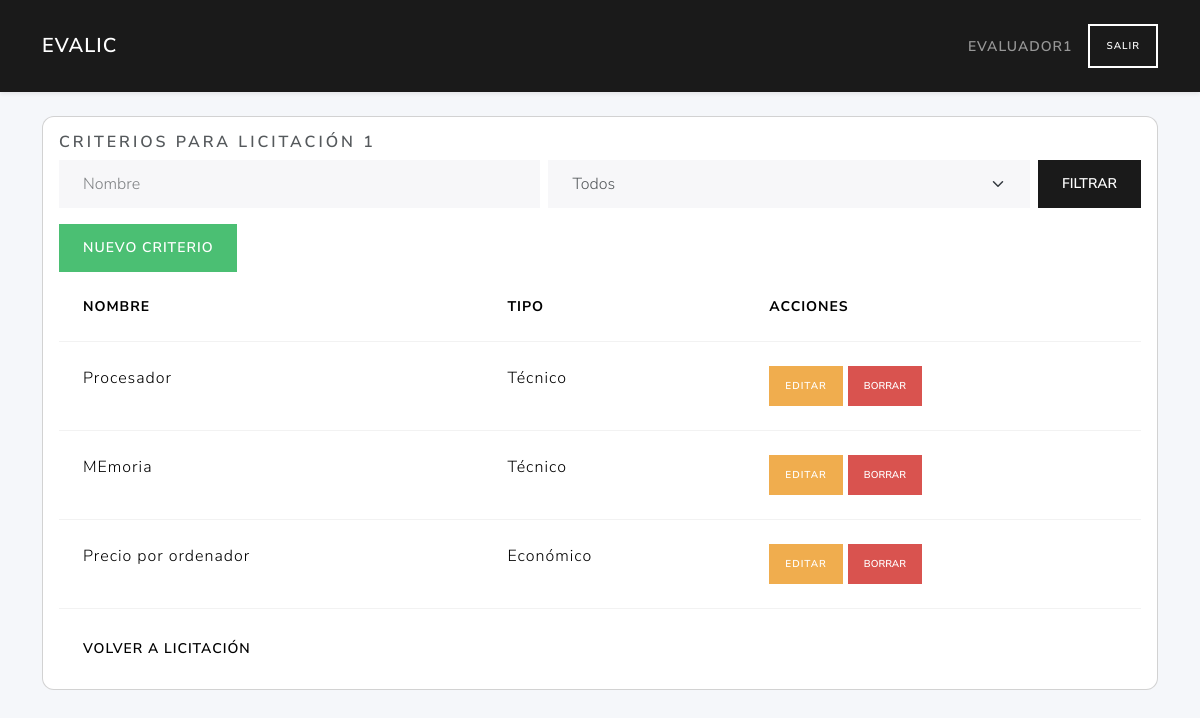
The page /criterios/1 (signed in) on the database its author committed.
### tables this page shows
CREATE TABLE criterios (
        id  INTEGER PRIMARY KEY AUTOINCREMENT,
        NombreCriterio TEXT NOT NULL,
        descripcion TEXT,
        peso INTEGER,
        PrecioBase INTEGER,             
        tipocriterio_id INTEGER NOT NULL,
        licitacion_id INTEGER NOT NULL,
        formula_id INTEGER,                          
        FOREIGN KEY (tipocriterio_id) REFERENCES tipo_criterios(id)
        FOREIGN KEY (licitacion_id) REFERENCES licitaciones(id)
        FOREIGN KEY (formula_id) REFERENCES formulas(id)                                                             
    );

CREATE TABLE tipo_criterios (
        id INTEGER PRIMARY KEY AUTOINCREMENT,
        TipoCriterio TEXT NOT NULL UNIQUE CHECK(TipoCriterio IN ('Técnico','Económico'))
    );

### routes/criterios_routes.py (the view)
@criterios_bp.route('/<int:lic_id>')
def index(lic_id):
    if 'user_id' not in session:
        return redirect(url_for('auth.login'))
    db = get_db(current_app)
    items = listar(db, lic_id)
    filtro_nombre = request.args.get('filtro_nombre', '').strip()
    filtro_tipo   = request.args.get('filtro_tipo', '')
    if filtro_nombre:
        items = [
            c for c in items
            if filtro_nombre.lower() in (c['NombreCriterio'] or '').lower()
        ]
    if filtro_tipo:
        items = [
            c for c in items
            if c['TipoCriterio'] == filtro_tipo
        ]
    tipo_filtros = [t['TipoCriterio'] for t in tipos(db)]
    return render_template(
        'criterios/index.html',
        criterios=items,
        lic_id=lic_id,
        tipo_opts=tipo_filtros,  # ahora es lista de strings, no Rows
        request=request
    )

### app.py (called while the page is built)
def create_app():
    app = Flask(__name__)
    app.config.from_object(Config)
    @app.context_processor
    def utility_processor():
        from flask import request, url_for
        def url_for_other_page(page):
            args = request.args.copy()
            args['page'] = page
            return url_for('licitaciones.index', **args)
        return dict(url_for_other_page=url_for_other_page)
    app.teardown_appcontext(close_connection)
    with app.app_context():
        init_db(app)
    app.register_blueprint(auth_bp)
    app.register_blueprint(user_bp)
    app.register_blueprint(licitaciones_bp)
    app.register_blueprint(ofertas_bp)
    app.register_blueprint(licitantes_bp)
    app.register_blueprint(evaluador_bp)
    app.register_blueprint(criterios_bp)
    return app

### models/criterios_data.py (called while the page is built)
def list_criterios(db, licitacion_id):
    return db.execute("""
        SELECT c.*, t.TipoCriterio, f.NombreFormula, c.PrecioBase
        FROM criterios c
        JOIN tipo_criterios t ON c.tipocriterio_id=t.id
        LEFT JOIN formulas f ON c.formula_id=f.id
        WHERE c.licitacion_id=?
        ORDER BY c.id
    """, (licitacion_id,)).fetchall()

def list_tipo_criterios(db):
    return db.execute("SELECT * FROM tipo_criterios").fetchall()

### models/dao.py (called while the page is built)
def get_db(app):
    db = getattr(g, '_database', None)
    if db is None:
        db = g._database = sqlite3.connect(app.config['DATABASE'])
        db.row_factory = sqlite3.Row
    return db

def close_connection(exception):
    db = getattr(g, '_database', None)
    if db is not None:
        db.close()

### services/criterio_service.py (called while the page is built)
def listar(db, lic_id):
    return list_criterios(db, lic_id)

def tipos(db):
    return list_tipo_criterios(db)

### templates/criterios/index.html (shortened to what this page needs)
{% extends "base.html" %}
{% block content %}
<div class="card">
  <div class="card-body">
    <h5 class="card-title">Criterios para Licitación {{ lic_id }}</h5>
    <form method="get" class="row g-2 mb-3 align-items-end">
     <div class="col">
       <input
         type="text"
         class="form-control"
         id="filtro_nombre"
         name="filtro_nombre"
         placeholder="Nombre"
         value="{{ request.args.get('filtro_nombre','') }}"
      >
     </div>
     <div class="col">
       <select
         class="form-select"
         id="filtro_tipo"
         name="filtro_tipo"
      >
         <option value="">Todos</option>
       </select>
     </div>
     <div class="col-auto ms-auto">
       <button type="submit" class="btn btn-primary">Filtrar</button>
     </div>
   </form>
    <a href="{{ url_for('criterios.create_criterio_route', lic_id=lic_id) }}" class="btn btn-success mb3">Nuevo Criterio</a>
    <table class="table">
      <thead>
        <tr>
          <th>Nombre</th><th>Tipo</th><th>Acciones</th>
        </tr>
      </thead>
      <tbody>
        {% for c in criterios %}
        <tr>
          <td>{{ c.NombreCriterio }}</td>
          <td>{{ c.TipoCriterio }}</td>
          <td>
            <a href="{{ url_for('criterios.edit_criterio_route', lic_id=lic_id, crit_id=c.id) }}" class="btn btn-sm btn-warning">Editar</a>
            <form method="post" action="{{ url_for('criterios.delete_criterio_route', lic_id=lic_id, crit_id=c.id) }}" style="display:inline">
              <button type="submit" class="btn btn-sm btn-danger" onclick="return confirm('¿Eliminar criterio?')">Borrar</button>
            </form>
          </td>
        </tr>
        {% endfor %}
      </tbody>
    </table>
    <a href="{{ url_for('licitaciones.edit_licitacion_route', lic_id=lic_id) }}" class="btn btn-secondary">Volver a Licitación</a>
  </div>
</div>
{% endblock %}

### templates/base.html (style rules this page uses)
body { background:#f5f7fa; }
.card { border-radius:.75rem; }

### rows shown on the page
criterios: NombreCriterio "Procesador", TipoCriterio "Técnico"
criterios: NombreCriterio "MEmoria", TipoCriterio "Técnico"
criterios: NombreCriterio "Precio por ordenador", TipoCriterio "Económico"

### other values the page prints
{{ session['username'] }} "EVALUADOR1"
{{ lic_id }} "1"
